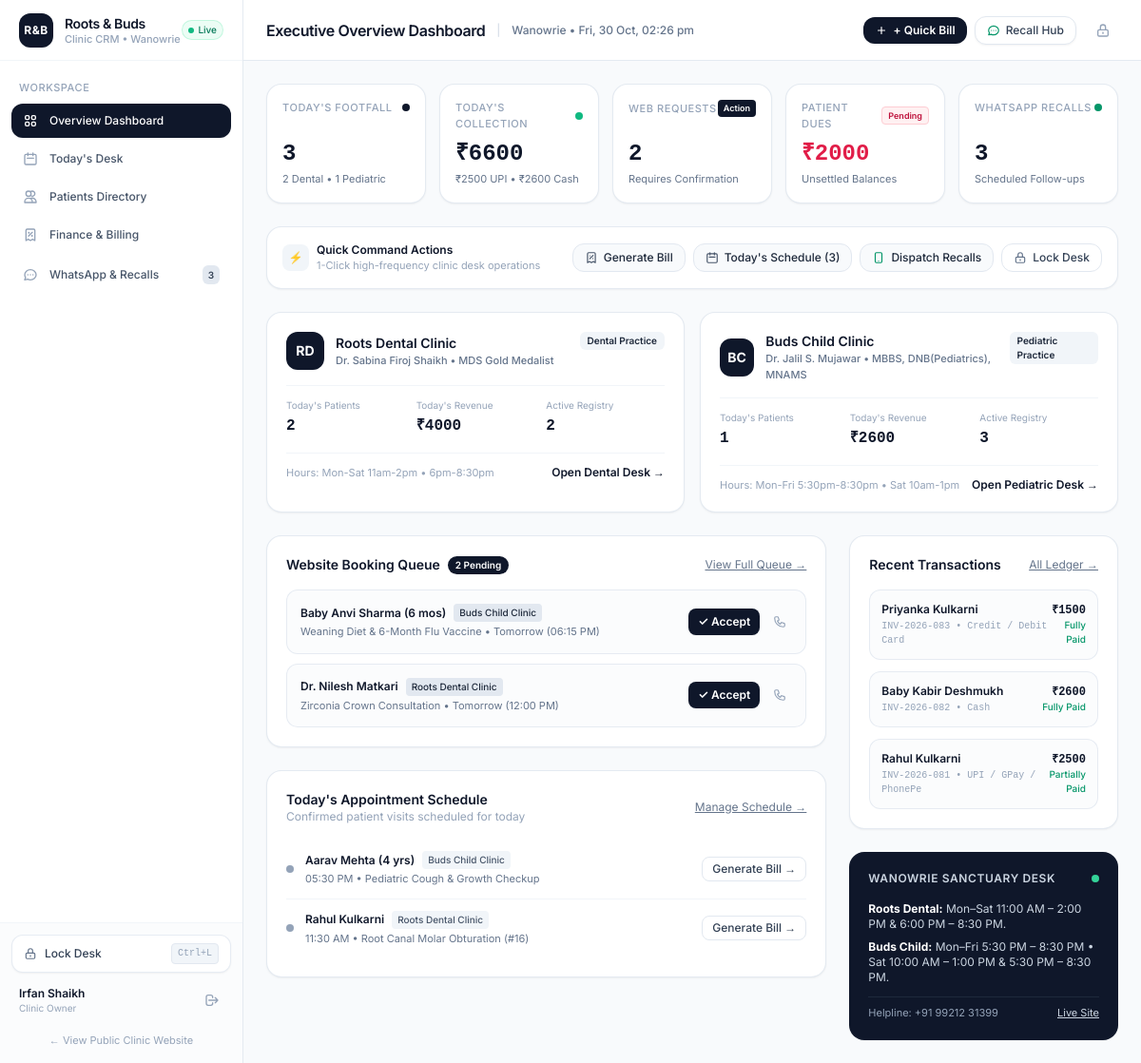
/crm/ (signed in), run on an earlier commit of the app's database.
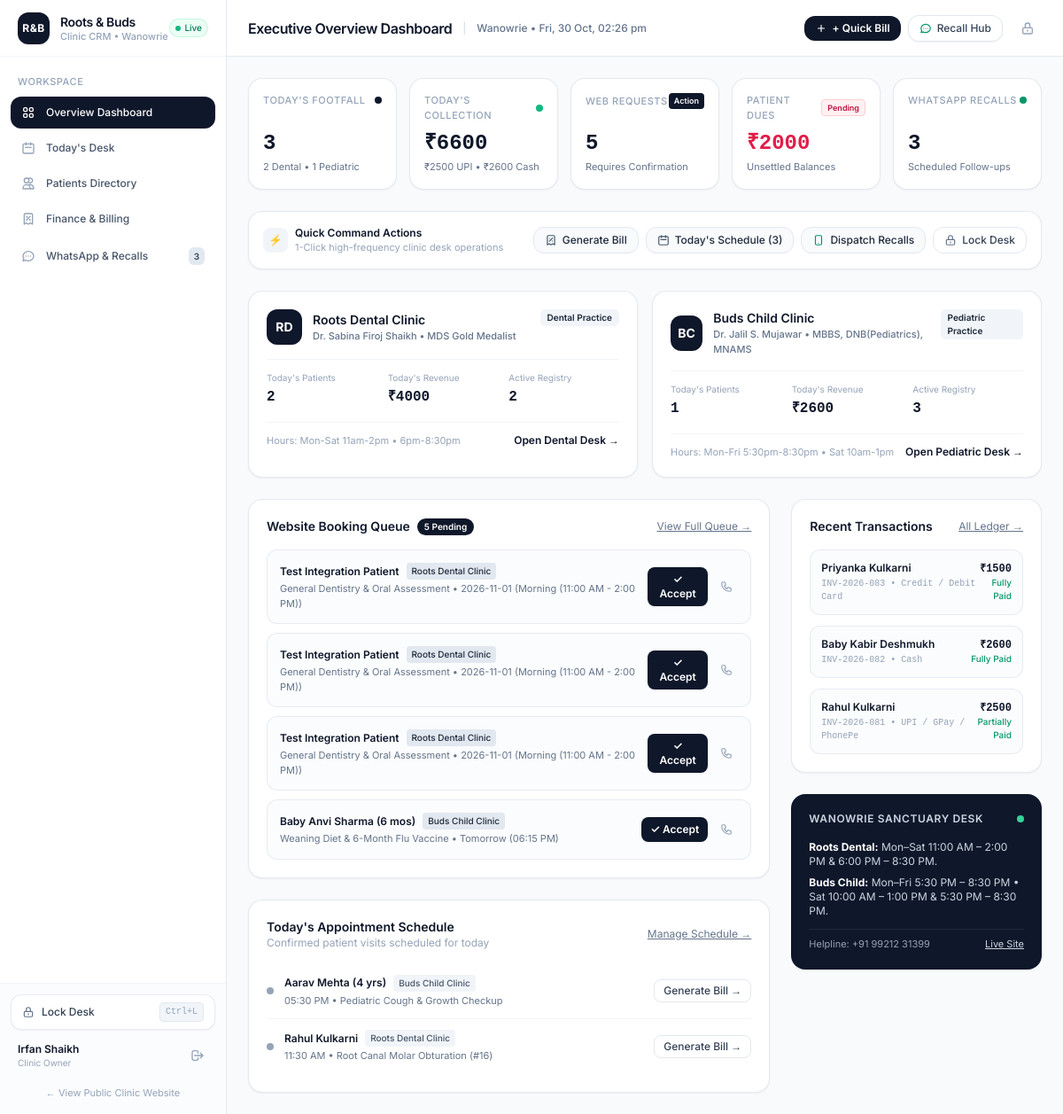
And on a later commit of the database.
### clinic/models.py (models this page shows, shortened)
class AppointmentRequest(models.Model):
    CLINIC_CHOICES = [
        ('dental', 'Roots Dental Clinic'),
        ('pediatric', 'Buds Child Clinic'),
    ]
    STATUS_CHOICES = [
        ('pending', 'Pending Confirmation'),
        ('accepted', 'Accepted & Confirmed'),
        ('reschedule', 'Reschedule Proposed'),
        ('completed', 'Completed (Done)'),
        ('cancelled', 'Cancelled'),
    ]
    clinic_type = models.CharField(max_length=20, choices=CLINIC_CHOICES, default='dental')
    patient_name = models.CharField(max_length=120)
    parent_name = models.CharField(max_length=120, blank=True, null=True, default='')
    phone_number = models.CharField(max_length=30)
    service_needed = models.CharField(max_length=120, blank=True, default='General Consultation')
    preferred_date = models.CharField(max_length=50)
    preferred_time = models.CharField(max_length=50, blank=True, default='Morning (10:00 AM - 1:00 PM)')
    notes = models.TextField(blank=True, default='')
    status = models.CharField(max_length=20, choices=STATUS_CHOICES, default='pending')
    created_at = models.DateTimeField(auto_now_add=True)
    class Meta:
        ordering = ['-created_at']
    def clinic_display_name(self):
        return "Roots Dental Clinic" if self.clinic_type == 'dental' else "Buds Child Clinic"

class Invoice(models.Model):
    CLINIC_CHOICES = [
        ('dental', 'Roots Dental Clinic'),
        ('pediatric', 'Buds Child Clinic'),
    ]
    PAYMENT_METHOD_CHOICES = [
        ('cash', 'Cash'),
        ('upi', 'UPI / GPay / PhonePe'),
        ('card', 'Credit / Debit Card'),
        ('partial', 'Split / Partial Payment'),
    ]
    STATUS_CHOICES = [
        ('paid', 'Fully Paid'),
        ('partial', 'Partially Paid'),
        ('unpaid', 'Unpaid / Due'),
    ]
    invoice_no = models.CharField(max_length=32, unique=True, default=generate_invoice_no)
    patient = models.ForeignKey(Patient, on_delete=models.CASCADE, related_name='invoices')
    family = models.ForeignKey(Family, on_delete=models.SET_NULL, null=True, blank=True, related_name='family_invoices')
    clinic_type = models.CharField(max_length=20, choices=CLINIC_CHOICES, default='dental')
    doctor_name = models.CharField(max_length=120)
    items_json = models.TextField(default='[]')  # [{"item": "Root Canal 1st Visit", "cost": 3500}]
    subtotal = models.DecimalField(max_digits=10, decimal_places=2, default=0.00)
    discount = models.DecimalField(max_digits=10, decimal_places=2, default=0.00)
    tax = models.DecimalField(max_digits=10, decimal_places=2, default=0.00)
    total_amount = models.DecimalField(max_digits=10, decimal_places=2, default=0.00)
    paid_amount = models.DecimalField(max_digits=10, decimal_places=2, default=0.00)
    balance_due = models.DecimalField(max_digits=10, decimal_places=2, default=0.00)
    payment_method = models.CharField(max_length=20, choices=PAYMENT_METHOD_CHOICES, default='upi')
    payment_status = models.CharField(max_length=20, choices=STATUS_CHOICES, default='paid')
    created_by = models.ForeignKey(User, on_delete=models.SET_NULL, null=True, blank=True)
    notes = models.TextField(blank=True, default='')
    created_at = models.DateTimeField(auto_now_add=True)
    class Meta:
        ordering = ['-created_at']

class Patient(models.Model):
    GENDER_CHOICES = [
        ('M', 'Male'),
        ('F', 'Female'),
        ('O', 'Other'),
    ]
    RELATION_CHOICES = [
        ('Self', 'Primary / Self'),
        ('Child', 'Child / Dependent'),
        ('Spouse', 'Spouse'),
        ('Parent', 'Parent / Senior'),
        ('Other', 'Other Relative'),
    ]
    patient_id = models.CharField(max_length=32, unique=True, default=generate_patient_id)
    family = models.ForeignKey(Family, on_delete=models.SET_NULL, null=True, blank=True, related_name='members')
    full_name = models.CharField(max_length=120)
    gender = models.CharField(max_length=10, choices=GENDER_CHOICES, default='M')
    dob = models.DateField(null=True, blank=True)
    age_years = models.IntegerField(default=0)
    age_months = models.IntegerField(default=0)
    phone = models.CharField(max_length=30, blank=True, default='')
    relationship_to_head = models.CharField(max_length=50, choices=RELATION_CHOICES, default='Self')
    blood_group = models.CharField(max_length=10, blank=True, default='O+')
    allergies = models.CharField(max_length=255, blank=True, default='None reported')
    medical_history = models.TextField(blank=True, default='No significant systemic illness.')
    is_child = models.BooleanField(default=False)
    created_at = models.DateTimeField(auto_now_add=True)
    class Meta:
        ordering = ['-created_at']

### clinic/views.py (the view)
# urls.py: path('crm/', views.crm_dashboard, name='crm_hub'),
def crm_dashboard(request):
    if not request.user.is_authenticated:
        return redirect(f"/crm/login/?next={request.path}")
    today = datetime.date.today()
    pending_qs = AppointmentRequest.objects.filter(status='pending').order_by('-created_at')
    upcoming_qs = AppointmentRequest.objects.filter(status='accepted').order_by('preferred_date', 'preferred_time')
    completed_qs = AppointmentRequest.objects.filter(status='completed').order_by('-id')
    dental_today_count = upcoming_qs.filter(clinic_type='dental').count() + completed_qs.filter(clinic_type='dental').count()
    pediatric_today_count = upcoming_qs.filter(clinic_type='pediatric').count() + completed_qs.filter(clinic_type='pediatric').count()
    total_today_count = upcoming_qs.count() + completed_qs.count()
    all_invoices = Invoice.objects.select_related('patient').all().order_by('-created_at')
    today_invoices = [inv for inv in all_invoices if inv.created_at.date() == today]
    today_collection = sum((inv.paid_amount for inv in today_invoices), Decimal('0.00'))
    upi_today = sum((inv.paid_amount for inv in today_invoices if inv.payment_method == 'upi'), Decimal('0.00'))
    cash_today = sum((inv.paid_amount for inv in today_invoices if inv.payment_method == 'cash'), Decimal('0.00'))
    total_dues = sum((inv.balance_due for inv in all_invoices), Decimal('0.00'))
    dental_today_revenue = sum((inv.paid_amount for inv in today_invoices if inv.clinic_type == 'dental'), Decimal('0.00'))
    pediatric_today_revenue = sum((inv.paid_amount for inv in today_invoices if inv.clinic_type == 'pediatric'), Decimal('0.00'))
    all_patients = Patient.objects.all()
    dental_patients_count = all_patients.filter(is_child=False).count()
    pediatric_patients_count = all_patients.filter(is_child=True).count()
    reminders = ScheduledReminder.objects.filter(status='queued').order_by('target_date', 'target_time')
    context = {
        'active_tab': 'dashboard',
        'total_today_count': total_today_count,
        'dental_today_count': dental_today_count,
        'pediatric_today_count': pediatric_today_count,
        'completed_today_count': completed_qs.count(),
        'pending_requests_count': pending_qs.count(),
        'today_collection': today_collection,
        'upi_today': upi_today,
        'cash_today': cash_today,
        'total_dues': total_dues,
        'dental_today_revenue': dental_today_revenue,
        'pediatric_today_revenue': pediatric_today_revenue,
        'total_patients_count': all_patients.count(),
        'dental_patients_count': dental_patients_count,
        'pediatric_patients_count': pediatric_patients_count,
        'queued_reminders_count': reminders.count(),
        'pending_requests': pending_qs[:4],
        'upcoming_appointments': upcoming_qs[:6],
        'recent_invoices': all_invoices[:5],
        'patients': all_patients.order_by('full_name'),
    }
    return render(request, 'crm/dashboard.html', context)

### templates/crm/dashboard.html (shortened to what the changed rows need)
{% extends 'crm/base_crm.html' %}
{% block page_title %}Executive Overview Dashboard{% endblock %}
{% block content %}
<div class="max-w-7xl mx-auto space-y-6">
  <section class="grid grid-cols-2 md:grid-cols-5 gap-3.5">
    <div class="bg-white p-4 rounded-2xl border border-slate-200/90 shadow-sm flex flex-col justify-between">
      <div class="mt-2">
        <div class="text-2xl font-bold text-slate-900 font-mono">{{ pending_requests_count }}</div>
        <div class="text-[11px] text-slate-500 mt-0.5">
          {% if pending_requests_count > 0 %}Requires Confirmation{% else %}All Reviewed &check;{% endif %}
        </div>
      </div>
    </div>
  </section>
  <div class="grid grid-cols-1 lg:grid-cols-3 gap-6">
    <div class="lg:col-span-2 space-y-6">
      <div class="bg-white p-5 rounded-2xl border border-slate-200/90 shadow-sm">
        <div class="flex items-center justify-between mb-4">
          <div class="flex items-center gap-2">
            <h3 class="text-sm font-semibold text-slate-900">Website Booking Queue</h3>
            <span class="px-2 py-0.5 rounded-full text-[10px] font-semibold {% if pending_requests_count > 0 %}bg-slate-900 text-white{% else %}bg-slate-100 text-slate-500{% endif %}">
              {{ pending_requests_count }} Pending
            </span>
          </div>
        </div>
        {% if pending_requests %}
          <div class="space-y-2.5">
            {% for req in pending_requests %}
              <div id="dash-req-{{ req.id }}" class="p-3.5 rounded-xl border border-slate-200/80 bg-slate-50/50 flex flex-col sm:flex-row sm:items-center justify-between gap-3">
                <div>
                  <div class="flex items-center gap-2">
                    <span class="font-semibold text-xs text-slate-900">{{ req.patient_name }}</span>
                    <span class="px-1.5 py-0.5 rounded text-[10px] font-medium bg-slate-200 text-slate-800">
                      {{ req.clinic_display_name }}
                    </span>
                  </div>
                  <div class="text-[11px] text-slate-500 mt-0.5">
                    {{ req.service_needed }} &bull; {{ req.preferred_date }} ({{ req.preferred_time }})
                  </div>
                </div>
                <div class="flex items-center gap-2 self-end sm:self-center">
                  <button onclick="handleAppointmentAction({{ req.id }}, 'accept')" type="button"
                          class="px-2.5 py-1.5 rounded-lg text-xs font-semibold text-white bg-slate-900 hover:bg-slate-800 transition-all flex items-center gap-1 shadow-sm">
                    &check; Accept
                  </button>
                  <a href="tel:{{ req.phone_number }}" class="p-1.5 text-slate-400 hover:text-slate-900 rounded">
                  </a>
                </div>
              </div>
            {% endfor %}
          </div>
        {% else %}
          <div class="p-6 text-center text-xs text-slate-400 border border-dashed border-slate-200 rounded-xl">
            All website booking requests have been reviewed and confirmed.
          </div>
        {% endif %}
      </div>
      <div class="bg-white p-5 rounded-2xl border border-slate-200/90 shadow-sm">
        {% if upcoming_appointments %}
          <div class="divide-y divide-slate-100">
            {% for appt in upcoming_appointments %}
              <div class="py-3 flex items-center justify-between gap-3">
                <div class="flex items-center gap-3">
                  <span class="w-2 h-2 rounded-full bg-slate-400"></span>
                  <div>
                    <div class="flex items-center gap-2">
                      <span class="text-xs font-semibold text-slate-900">{{ appt.patient_name }}</span>
                      <span class="text-[10px] px-1.5 py-0.5 rounded bg-slate-100 text-slate-600 font-medium">
                        {{ appt.clinic_display_name }}
                      </span>
                    </div>
                    <div class="text-[11px] text-slate-500 mt-0.5">
                      {{ appt.preferred_time|default:"11:00 AM" }} &bull; {{ appt.service_needed }}
                    </div>
                  </div>
                </div>
                <button onclick="openQuickBillModalWithData('{{ appt.patient_name|escapejs }}', '{{ appt.clinic_type|escapejs }}', '{{ appt.service_needed|escapejs }}')" type="button"
                        class="px-2.5 py-1 rounded-lg text-xs font-medium text-slate-700 bg-white border border-slate-200 hover:border-slate-900 hover:text-slate-900 transition-all shadow-xs">
                  Generate Bill &rarr;
                </button>
              </div>
            {% endfor %}
          </div>
        {% else %}
          <div class="p-6 text-center text-xs text-slate-400">
            No remaining upcoming appointments for today.
          </div>
        {% endif %}
      </div>
    </div>
    <div class="space-y-6">
      <div class="bg-white p-5 rounded-2xl border border-slate-200/90 shadow-sm">
        <div class="space-y-3">
          {% for inv in recent_invoices %}
            <div class="p-3 rounded-xl border border-slate-200/80 bg-slate-50/50 flex items-center justify-between">
              <div>
                <div class="font-semibold text-xs text-slate-900">{{ inv.patient.full_name }}</div>
                <div class="text-[10px] text-slate-400 font-mono mt-0.5">{{ inv.invoice_no }} &bull; {{ inv.get_payment_method_display }}</div>
              </div>
              <div class="text-right">
                <div class="font-bold text-xs text-slate-900 font-mono">₹{{ inv.paid_amount|floatformat:0 }}</div>
                <div class="text-[10px] text-emerald-600 font-medium">{{ inv.get_payment_status_display }}</div>
              </div>
            </div>
          {% empty %}
            <div class="p-4 text-center text-xs text-slate-400">No invoices generated yet.</div>
          {% endfor %}
        </div>
      </div>
    </div>
  </div>
</div>
{% endblock %}

What changed in the data, as far as the page shows it:
no longer on this page (row unchanged): AppointmentRequest: patient_name "Dr. Nilesh Matkari", clinic_display_name "Roots Dental Clinic", service_needed "Zirconia Crown Consultation", preferred_date "Tomorrow", preferred_time "12:00 PM", shown under "Website Booking Queue"
added AppointmentRequest: patient_name "Test Integration Patient", clinic_display_name "Roots Dental Clinic", service_needed "General Dentistry & Oral Assessment", preferred_date "2026-11-01", preferred_time "Morning (11:00 AM - 2:00 PM)", shown under "Website Booking Queue"
added AppointmentRequest: patient_name "Test Integration Patient", clinic_display_name "Roots Dental Clinic", service_needed "General Dentistry & Oral Assessment", preferred_date "2026-11-01", preferred_time "Morning (11:00 AM - 2:00 PM)", shown under "Website Booking Queue"
added AppointmentRequest: patient_name "Test Integration Patient", clinic_display_name "Roots Dental Clinic", service_needed "General Dentistry & Oral Assessment", preferred_date "2026-11-01", preferred_time "Morning (11:00 AM - 2:00 PM)", shown under "Website Booking Queue"
Also different on the page:
{{ pending_requests_count }}: "2" → "5"
